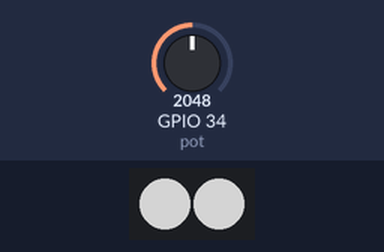
The program below on a simulated ESP32 board running MicroPython. On the bench: 2 RGB LEDs in strip order, left to right. The test bench sets the inputs (shaded band); at power-on: GPIO 34 (pot) = 2048 (analog values on the 0–4095 scale). Dim RGB values are drawn brighter than linear.

Above: at 1.2 s.
1.3 s: GPIO 34 (pot) set to 17
At 2.5 s:
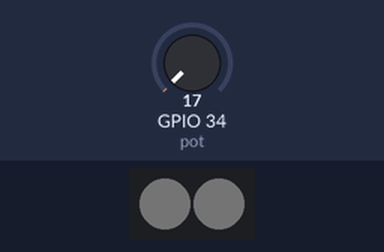
2.8 s: GPIO 34 (pot) set to 14
At 3.8 s:
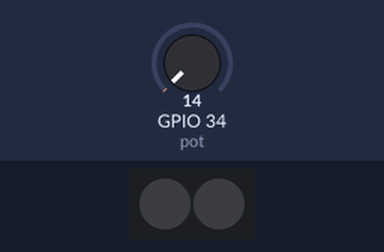
4.3 s: GPIO 34 (pot) set to 491
At 5.0 s:
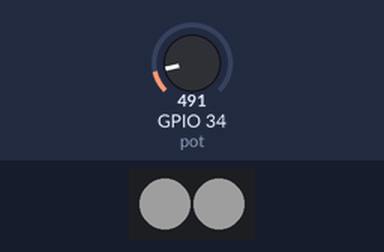
5.8 s: GPIO 34 (pot) set to 0
At 6.1 s:
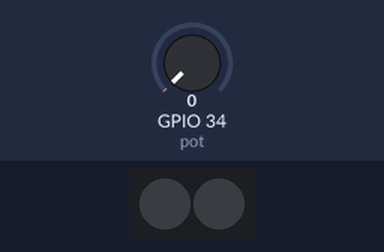
Timing chart, 0 to 8.3 s (numbered marks = the images above; inputs shaded):
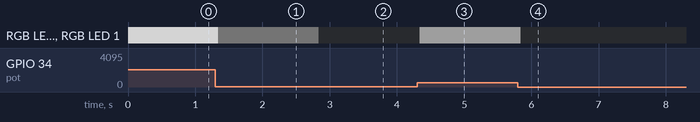

The program:

oevelse_1_6_lysstyrke_neopixels_potmeter_.py
```python
from machine import Pin, ADC
from time import sleep
from neopixel import NeoPixel

pot = ADC(Pin(34, Pin.IN), atten = 3)

n = 2
np = NeoPixel(Pin(26, Pin.OUT), n)

def set_brigthness(intensity):
    for pixel in range(n):
        np[pixel] = (intensity, intensity, intensity)
        np.write()

old_ADC_reading = 0

while True:
    new_ADC_reading = int(pot.read()/16)
    if new_ADC_reading != old_ADC_reading:
        set_brigthness(new_ADC_reading)
        old_ADC_reading = new_ADC_reading
```

Measured:
- the behaviour switches between 16 and 15 on GPIO 34 (pot) (found by bisection; images 1 and 2)
- after the input at 1.3 s, RGB LED 0, RGB LED 1: RGB(128, 128, 128) → RGB(1, 1, 1) at once
- after the input at 2.8 s, RGB LED 0, RGB LED 1: RGB(1, 1, 1) → off at once
- after the input at 4.3 s, RGB LED 0, RGB LED 1: off → RGB(30, 30, 30) at once
- after the input at 5.8 s, RGB LED 0, RGB LED 1: RGB(30, 30, 30) → off at once
